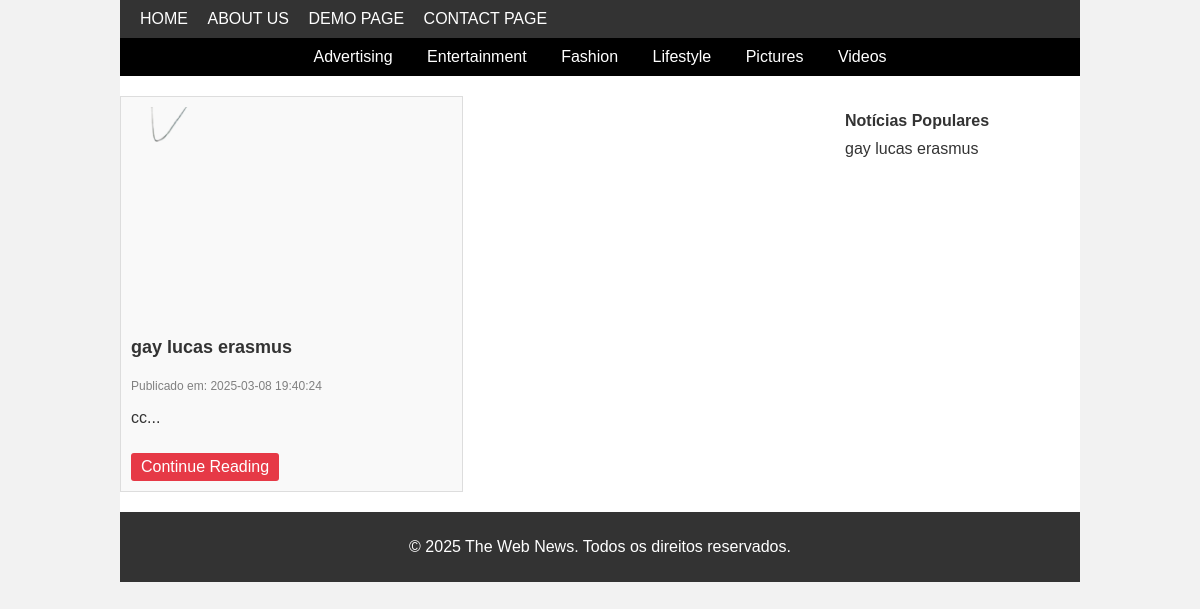
The app's page /jornal/index.php with its own data.
### tables this page shows
CREATE TABLE `news` (
  `id` int(11) NOT NULL,
  `title` varchar(255) NOT NULL,
  `content` text NOT NULL,
  `main_image` varchar(255) NOT NULL,
  `additional_images` text DEFAULT NULL,
  `created_at` timestamp NOT NULL DEFAULT current_timestamp()
);

### jornal/index.php (the view, shortened to what this page needs)
<!DOCTYPE html>
<html xmlns="http://www.w3.org/1999/xhtml">
<head>
    <link rel="stylesheet" type="text/css" href="style.css" />
</head>
<body>
<div id="wrapper">
    <div id="header">
        <ul id="nav">
            <li><a href="index.php">HOME</a></li>
            <li><a href="#">ABOUT US</a></li>
            <li><a href="#">DEMO PAGE</a></li>
            <li><a href="#">CONTACT PAGE</a></li>
        </ul>
    </div>
    <div id="menu">
        <ul>
            <li><a href="#">Advertising</a></li>
            <li><a href="#">Entertainment</a></li>
            <li><a href="#">Fashion</a></li>
            <li><a href="#">Lifestyle</a></li>
            <li><a href="#">Pictures</a></li>
            <li><a href="#">Videos</a></li>
        </ul>
    </div>
    <div id="content">
        <div id="main">
            <?php
            $conn = new mysqli('localhost', 'root', '', 'school_journal');
            $query = "SELECT id, title, created_at, main_image, content FROM news ORDER BY created_at DESC";
            $result = $conn->query($query);
            if ($result->num_rows > 0):
                while ($row = $result->fetch_assoc()): ?>
                    <div class="post">
                        <img src="<?php echo htmlspecialchars($row['main_image']); ?>" alt="Imagem da notícia">
                        <h2 class="post-title"><a href="news.php?id=<?php echo $row['id']; ?>">
                            <?php echo htmlspecialchars($row['title']); ?></a></h2>
                        <p class="post-date">Publicado em: <?php echo htmlspecialchars($row['created_at']); ?></p>
                        <p><?php echo htmlspecialchars(substr($row['content'], 0, 100)); ?>...</p>
                        <a href="news.php?id=<?php echo $row['id']; ?>" class="read-more">Continue Reading</a>
                    </div>
                <?php endwhile;
            else: ?>
                <p>Não há notícias disponíveis.</p>
            <?php endif; ?>
        </div>
        <div id="sidebar">
            <h3>Notícias Populares</h3>
            <ul>
                <?php
                $popular = $conn->query("SELECT id, title FROM news ORDER BY created_at DESC LIMIT 5");
                while ($pop = $popular->fetch_assoc()): ?>
                    <li><a href="news.php?id=<?php echo $pop['id']; ?>">
                        <?php echo htmlspecialchars($pop['title']); ?></a></li>
                <?php endwhile; ?>
            </ul>
        </div>
    </div>
    <div id="footer">
        <p>&copy; 2025 The Web News. Todos os direitos reservados.</p>
    </div>
</div>
</body>
</html>

### jornal/style.css (style rules this page uses)
body { font-family: Arial, sans-serif; margin: 0; padding: 0; background: #f2f2f2; color: #333; }
#wrapper { width: 960px; margin: 0 auto; background: #fff; }
#header { background: #333; color: #fff; padding: 10px 20px; }
#header ul { list-style: none; margin: 0; padding: 0; }
#header ul li { display: inline; margin-right: 15px; }
#header ul li a { color: #fff; text-decoration: none; }
#menu { background: #000; padding: 10px 0; }
#menu ul { list-style: none; margin: 0; padding: 0; text-align: center; }
#menu ul li { display: inline; margin: 0 15px; }
#menu ul li a { color: #fff; text-decoration: none; }
#content { display: flex; gap: 20px; margin: 20px 0; }
#main { flex: 3; display: flex; flex-wrap: wrap; gap: 20px; }
.post { width: calc(50% - 10px); background: #f9f9f9; border: 1px solid #ddd; padding: 10px; box-sizing: border-box; }
.post img { width: 100%; height: auto; max-height: 200px; object-fit: cover; }
.post-title a { text-decoration: none; color: #333; font-size: 18px; font-weight: bold; }
.post-date { font-size: 12px; color: gray; margin-bottom: 10px; }
.read-more { display: inline-block; margin-top: 10px; padding: 5px 10px; background: #e63946; color: #fff; text-decoration: none; border-radius: 3px; }
#sidebar { flex: 1; }
#sidebar h3 { font-size: 16px; margin-bottom: 10px; }
#sidebar ul { list-style: none; padding: 0; margin: 0; }
#sidebar ul li { margin-bottom: 10px; }
#sidebar ul li a { text-decoration: none; color: #333; }
#footer { background: #333; color: #fff; text-align: center; padding: 10px; margin-top: 20px; }

### records on screen
news: main_image (picture), title "gay lucas erasmus", created_at "2025-03-08 19:40:24", content "cc"
